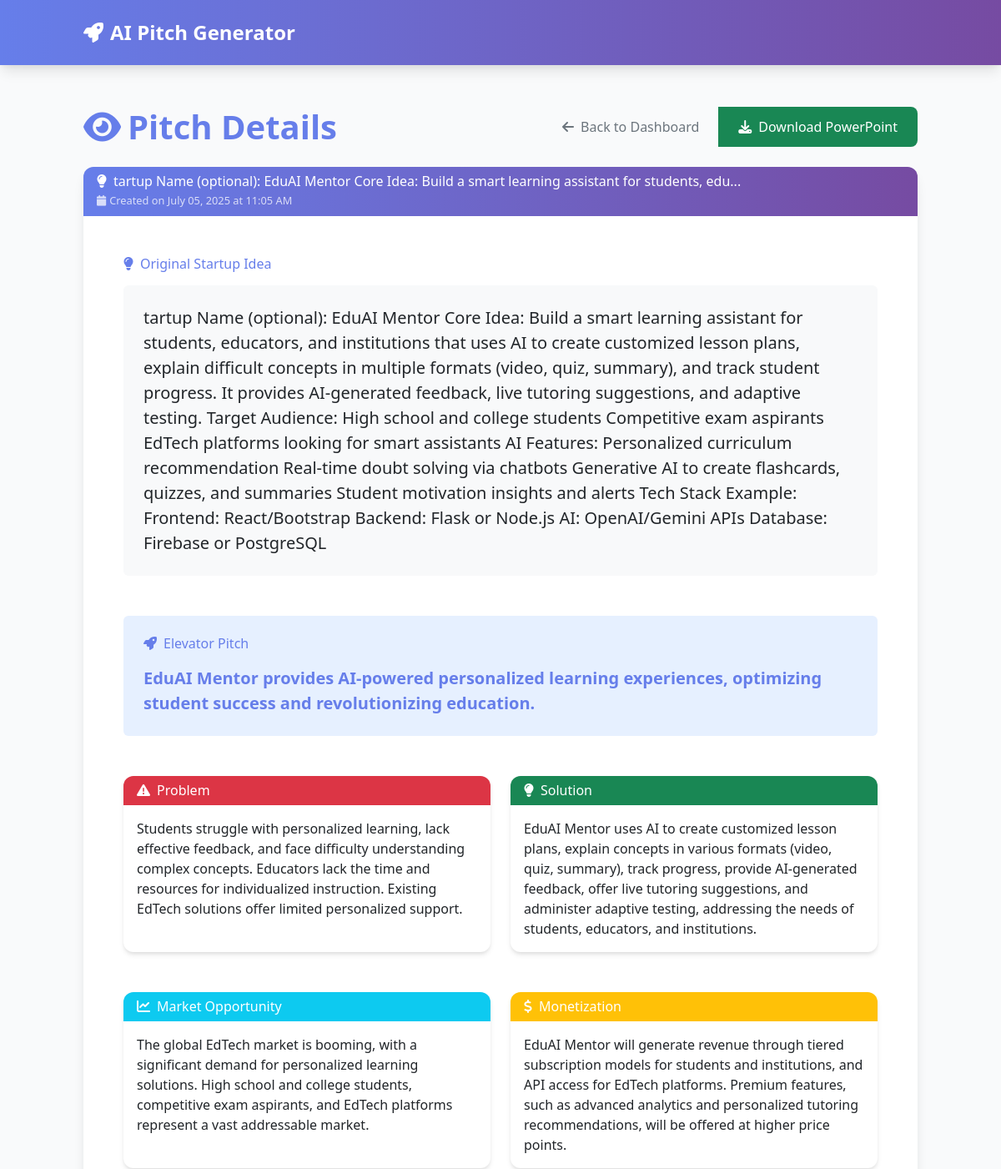
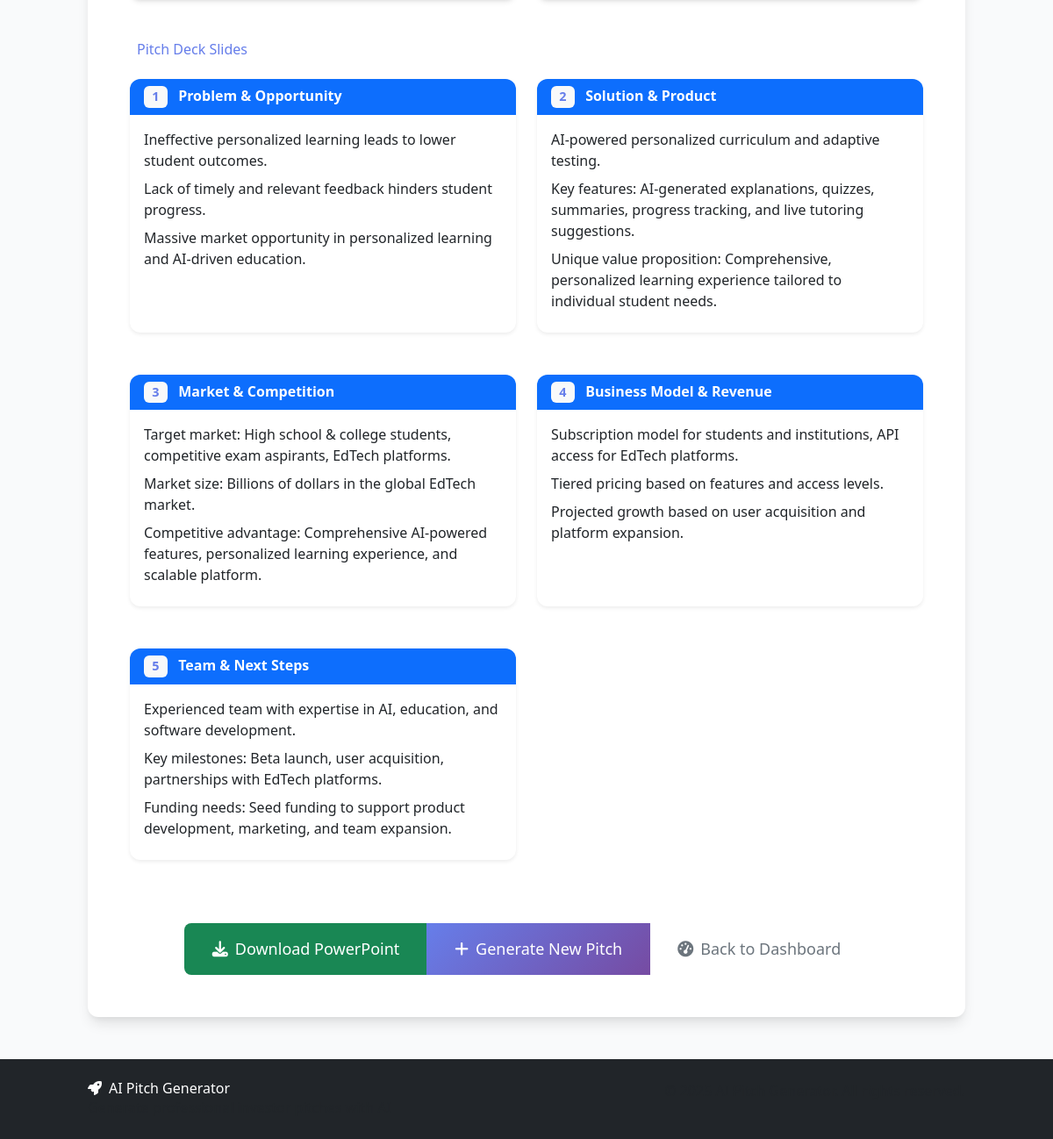
Screenshot of /pitch/1 (signed in) with the database file from the repository (2 pictures, top to bottom).
### models.py (models this page shows, shortened)
class Pitch(db.Model):
    id = db.Column(db.Integer, primary_key=True)
    user_id = db.Column(db.Integer, db.ForeignKey('user.id'), nullable=False)
    startup_idea = db.Column(db.Text, nullable=False)
    pitch_data_json = db.Column(db.Text, nullable=False)
    created_at = db.Column(db.DateTime, default=datetime.utcnow)
    @property
    def pitch_data(self):
        try:
            return json.loads(self.pitch_data_json)
        except:
            return {}

### app.py (the view)
@app.route('/pitch/<int:pitch_id>')
@login_required
def view_pitch(pitch_id):
    from models import Pitch
    pitch = Pitch.query.filter_by(id=pitch_id, user_id=current_user.id).first()
    if not pitch:
        flash('Pitch not found', 'error')
        return redirect(url_for('dashboard'))
    return render_template('view_pitch.html', pitch=pitch)

### app.py (called while the page is built)
@login_manager.user_loader
def load_user(user_id):
    from models import User
    return User.query.get(int(user_id))

### templates/view_pitch.html (shortened to what this page needs)
{% extends "base.html" %}
{% block content %}
<div class="container my-5">
    <div class="row">
        <div class="col-12">
            <div class="d-flex justify-content-between align-items-center mb-4">
                <h1 class="display-6 fw-bold text-primary">
                    <i class="fas fa-eye me-2"></i>Pitch Details
                </h1>
                <div class="btn-group" role="group">
                    <a href="{{ url_for('dashboard') }}" class="btn btn-outline-secondary">
                        <i class="fas fa-arrow-left me-2"></i>Back to Dashboard
                    </a>
                    <a href="{{ url_for('download_ppt', pitch_id=pitch.id) }}" class="btn btn-success">
                        <i class="fas fa-download me-2"></i>Download PowerPoint
                    </a>
                </div>
            </div>
        </div>
    </div>
    <div class="row">
        <div class="col-12">
            <div class="card shadow-lg">
                <div class="card-header bg-gradient-to-r from-primary to-secondary text-white">
                    <h3 class="mb-0">
                        <i class="fas fa-lightbulb me-2"></i>{{ pitch.startup_idea[:100] }}{% if pitch.startup_idea|length > 100 %}...{% endif %}
                    </h3>
                    <small class="opacity-75">
                        <i class="fas fa-calendar me-1"></i>Created on {{ pitch.created_at.strftime('%B %d, %Y at %I:%M %p') }}
                    </small>
                </div>
                <div class="card-body p-5">
                    <div class="mb-5">
                        <h4 class="text-primary mb-3">
                            <i class="fas fa-lightbulb me-2"></i>Original Startup Idea
                        </h4>
                        <div class="p-4 bg-light rounded">
                            <p class="mb-0 lead">{{ pitch.startup_idea }}</p>
                        </div>
                    </div>
                    <div class="mb-5 p-4 bg-primary bg-opacity-10 rounded">
                        <h4 class="text-primary mb-3">
                            <i class="fas fa-rocket me-2"></i>Elevator Pitch
                        </h4>
                        <p class="fs-5 fw-bold mb-0 text-primary">{{ pitch.pitch_data.pitch }}</p>
                    </div>
                    <div class="row g-4 mb-5">
                        <div class="col-md-6">
                            <div class="card h-100 border-danger">
                                <div class="card-header bg-danger text-white">
                                    <h5 class="mb-0">
                                        <i class="fas fa-exclamation-triangle me-2"></i>Problem
                                    </h5>
                                </div>
                                <div class="card-body">
                                    <p class="mb-0">{{ pitch.pitch_data.problem }}</p>
                                </div>
                            </div>
                        </div>
                        <div class="col-md-6">
                            <div class="card h-100 border-success">
                                <div class="card-header bg-success text-white">
                                    <h5 class="mb-0">
                                        <i class="fas fa-lightbulb me-2"></i>Solution
                                    </h5>
                                </div>
                                <div class="card-body">
                                    <p class="mb-0">{{ pitch.pitch_data.solution }}</p>
                                </div>
                            </div>
                        </div>
                    </div>
                    <div class="row g-4 mb-5">
                        <div class="col-md-6">
                            <div class="card h-100 border-info">
                                <div class="card-header bg-info text-white">
                                    <h5 class="mb-0">
                                        <i class="fas fa-chart-line me-2"></i>Market Opportunity
                                    </h5>
                                </div>
                                <div class="card-body">
                                    <p class="mb-0">{{ pitch.pitch_data.market }}</p>
                                </div>
                            </div>
                        </div>
                        <div class="col-md-6">
                            <div class="card h-100 border-warning">
                                <div class="card-header bg-warning text-white">
                                    <h5 class="mb-0">
                                        <i class="fas fa-dollar-sign me-2"></i>Monetization
                                    </h5>
                                </div>
                                <div class="card-body">
                                    <p class="mb-0">{{ pitch.pitch_data.monetization }}</p>
                                </div>
                            </div>
                        </div>
                    </div>
                    <div class="mb-5">
                        <h4 class="text-primary mb-4">
                            Pitch Deck Slides
                        </h4>
                        <div class="row g-4">
                            {% for slide in pitch.pitch_data.slides %}
                            <div class="col-lg-6 mb-4">
                                <div class="card h-100 shadow-sm">
                                    <div class="card-header bg-primary text-white">
                                        <h6 class="mb-0 fw-bold">
                                            <span class="badge bg-light text-primary me-2">{{ loop.index }}</span>
                                            {{ slide.title }}
                                        </h6>
                                    </div>
                                    <div class="card-body">
                                        <ul class="mb-0">
                                            {% for point in slide.points %}
                                            <li class="mb-2">{{ point }}</li>
                                            {% endfor %}
                                        </ul>
                                    </div>
                                </div>
                            </div>
                            {% endfor %}
                        </div>
                    </div>
                    <div class="text-center">
                        <div class="btn-group" role="group">
                            <a href="{{ url_for('download_ppt', pitch_id=pitch.id) }}" class="btn btn-success btn-lg">
                                <i class="fas fa-download me-2"></i>Download PowerPoint
                            </a>
                            <a href="{{ url_for('generate') }}" class="btn btn-primary btn-lg">
                                <i class="fas fa-plus me-2"></i>Generate New Pitch
                            </a>
                            <a href="{{ url_for('dashboard') }}" class="btn btn-outline-secondary btn-lg">
                                <i class="fas fa-tachometer-alt me-2"></i>Back to Dashboard
                            </a>
                        </div>
                    </div>
                </div>
            </div>
        </div>
    </div>
</div>
{% endblock %}

### static/css/style.css (style rules this page uses)
:root { --primary-color: #667eea; --secondary-color: #764ba2; --accent-color: #f093fb; --success-color: #28a745; --warning-color: #ffc107; --danger-color: #dc3545; --info-color: #17a2b8; --light-color: #f8f9fa; --dark-color: #343a40; --gray-50: #f9fafb; --gray-100: #f3f4f6; --gray-200: #e5e7eb; --gray-300: #d1d5db; --gray-400: #9ca3af; --gray-500: #6b7280; --gray-600: #4b5563; --gray-700: #374151; --gray-800: #1f2937; --gray-900: #111827; }
body { font-family: 'Segoe UI', Tahoma, Geneva, Verdana, sans-serif; background-color: var(--gray-50); color: var(--gray-800); line-height: 1.6; }
.bg-gradient-to-r { background: linear-gradient(to right, var(--primary-color), var(--secondary-color)); }
.card { border: none; border-radius: 0.75rem; box-shadow: 0 4px 6px -1px rgba(0, 0, 0, 0.1), 0 2px 4px -1px rgba(0, 0, 0, 0.06); transition: all 0.3s ease; }
.card-header { border-bottom: 1px solid rgba(255, 255, 255, 0.1); border-radius: 0.75rem 0.75rem 0 0 !important; }
.btn { border-radius: 0.5rem; font-weight: 500; transition: all 0.3s ease; border: none; padding: 0.75rem 1.5rem; }
.btn-primary { background: linear-gradient(135deg, var(--primary-color) 0%, var(--secondary-color) 100%); color: white; }
.btn-lg { padding: 1rem 2rem; font-size: 1.125rem; }
.text-primary { color: var(--primary-color) !important; }
.bg-gray-50 { background-color: var(--gray-50) !important; }
.shadow-lg { box-shadow: 0 10px 15px -3px rgba(0, 0, 0, 0.1), 0 4px 6px -2px rgba(0, 0, 0, 0.05) !important; }

### templates/view_pitch.html (style rules this page uses)
.card-header { border-bottom: none; }
.badge { font-size: 0.9em; }

### rows the page displays
Pitch: startup_idea "tartup Name (optional): EduAI Mentor Core Idea: Build a smart learning assistant for students, edu", created_at "July 05, 2025 at 11:05 AM", startup_idea "tartup Name (optional): EduAI Mentor Core Idea: Build a smart learning assistant for students, educators, and institutions that uses AI to create customized lesson plans, explain difficult concepts in multiple formats (video, quiz, summary), and track student progress. It provides AI-generated feedback, live tutoring suggestions, and adaptive testing. Target Audience: High school and college students Competitive exam aspirants EdTech platforms looking for smart assistants AI Features: Personalized curriculum recommendation Real-time doubt solving via chatbots Generative AI to create flashcards, quizzes, and summaries Student motivation insights and alerts Tech Stack Example: Frontend:…", pitch_data.pitch "EduAI Mentor provides AI-powered personalized learning experiences, optimizing student success and revolutionizing education.", pitch_data.problem "Students struggle with personalized learning, lack effective feedback, and face difficulty understanding complex concepts. Educators lack the time and resources for individualized instruction. Existing EdTech solutions offer limited personalized support.", pitch_data.solution "EduAI Mentor uses AI to create customized lesson plans, explain concepts in various formats (video, quiz, summary), track progress, provide AI-generated feedback, offer live tutoring suggestions, and administer adaptive testing, addressing the needs of students, educators, and institutions.", pitch_data.market "The global EdTech market is booming, with a significant demand for personalized learning solutions. High school and college students, competitive exam aspirants, and EdTech platforms represent a vast addressable market.", pitch_data.monetization "EduAI Mentor will generate revenue through tiered subscription models for students and institutions, and API access for EdTech platforms. Premium features, such as advanced analytics and personalized tutoring recommendations, will be offered at higher price points."

### other values shown
{{ slide.title }} "Problem & Opportunity" "Solution & Product" "Market & Competition" "Business Model & Revenue" "Team & Next Steps"
{{ point }} "Ineffective personalized learning leads to lower student outcomes." "Lack of timely and relevant feedback hinders student progress." "Massive market opportunity in personalized learning and AI-driven education." "AI-powered personalized curriculum and adaptive testing." "Key features: AI-generated explanations, quizzes, summaries, progress tracking, and live tutoring suggestions." "Unique value proposition: Comprehensive, personalized learning experience tailored to individual student needs." "Target market: High school & college students, competitive exam aspirants, EdTech platforms." "Market size: Billions of dollars in the global EdTech market." "Competitive advantage: Comprehensive AI-powered features, personalized learning experience, and scalable platform." "Subscription model for students and institutions, API access for EdTech platforms." "Tiered pricing based on features and access levels." "Projected growth based on user acquisition and platform expansion." "Experienced team with expertise in AI, education, and software development." "Key milestones: Beta launch, user acquisition, partnerships with EdTech platforms." "Funding needs: Seed funding to support product development, marketing, and team expansion."
